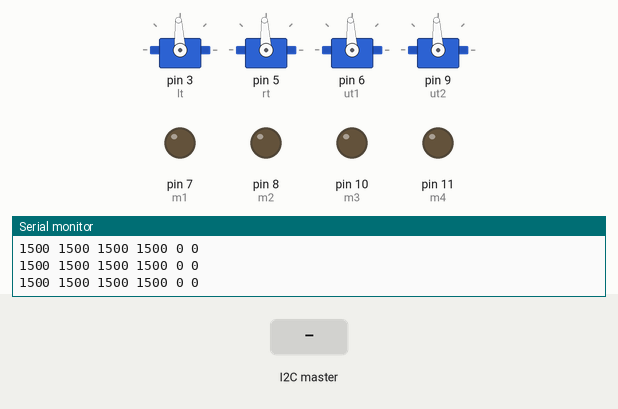
Bench run of a sketch on a simulated Arduino Uno, built with avr-gcc and run on an emulated ATmega328P. On the bench: 4 × servo, output pins drawn as LEDs (lit = HIGH), the last lines printed to the serial monitor. The test bench sets the inputs (shaded band).

Above: at 8.2 s.
8.3 s: the I2C master sends the byte 1
At 8.7 s:
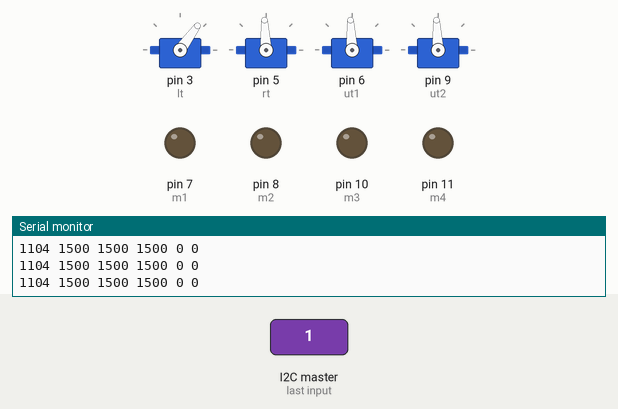
9.8 s: the I2C master sends the byte 200
At 10.1 s:
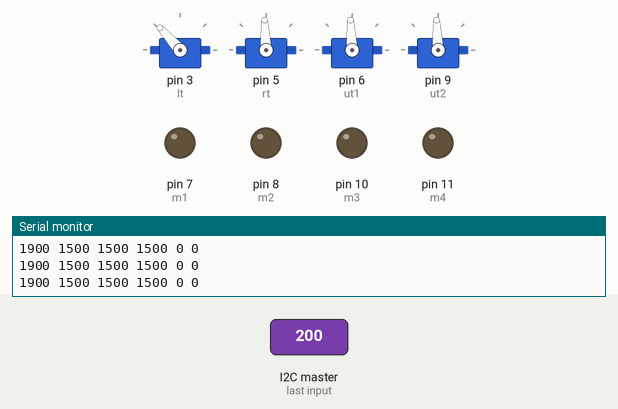
11.3 s: the I2C master sends the byte 0
At 11.8 s:
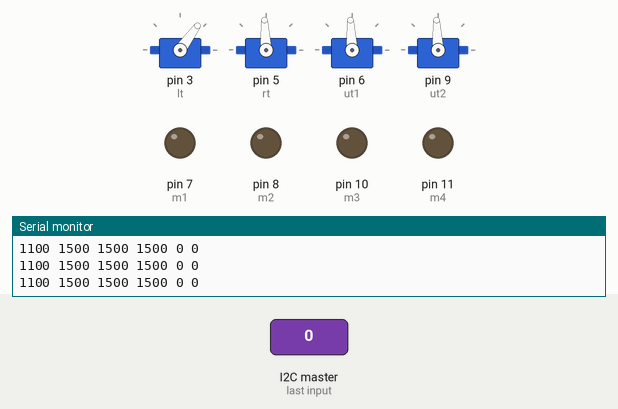
Timing chart, 0 to 14.3 s (numbered marks = the images above; inputs shaded):
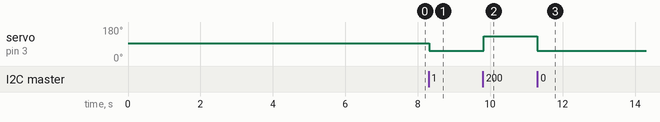

The sketch:

Propulsion_Control_Board.ino
```cpp
 #include <Wire.h>
#include <Servo.h>

Servo lt, rt, ut1, ut2;
int m1 = 7, m2 = 8, m3 = 10, m4 = 11;
int input[4] = {100, 100, 1, 1};
int ltv, rtv, utv1, utv2;
int i = 0;
void setup() {
  // put your setup code here, to run once:
  Wire.begin(2);
  Wire.onReceive(receiveEvent);
  Serial.begin(9600);
  pinMode(m1, OUTPUT);
  pinMode(m2, OUTPUT);
  pinMode(m3, OUTPUT);
  pinMode(m4, OUTPUT);
  lt.attach(3);
  rt.attach(5);
  ut1.attach(6);
  ut2.attach(9);
  lt.writeMicroseconds(1500);
  rt.writeMicroseconds(1500);
  ut1.writeMicroseconds(1500);
  ut2.writeMicroseconds(1500);
  delay(7000);
}
void loop() {
  // put your main code here, to run repeatedly:
  ltv = map(input[0], 0, 200, 1100, 1900);
  rtv = map(input[1], 0, 200, 1900, 1100);
  switch(input[2])
  {
    case 0: utv1 = 1800;
            utv2 = 1200;
            break;
    case 1: utv1 = 1500;
            utv2 = 1500;
            break;
    case 2: utv1 = 1200;
            utv2 = 1800;
            break;
  }
  switch(input[3])
  {
    case 0: digitalWrite(m1, LOW);
            digitalWrite(m2, LOW);
            digitalWrite(m3, HIGH);
            digitalWrite(m4, LOW);
            break;
    case 1: digitalWrite(m1, LOW);
            digitalWrite(m2, LOW);
            digitalWrite(m3, LOW);
            digitalWrite(m4, LOW);
            break;
    case 2: digitalWrite(m1, HIGH);
            digitalWrite(m2, LOW);
            digitalWrite(m3, LOW);
            digitalWrite(m4, LOW);
            break;
  }
  lt.writeMicroseconds(ltv);
  rt.writeMicroseconds(rtv);
  ut1.writeMicroseconds(utv1);
  ut2.writeMicroseconds(utv2);
  Serial.print(ltv);
  Serial.print(" ");
  Serial.print(rtv);
  Serial.print(" ");
  Serial.print(utv1);
  Serial.print(" ");
  Serial.print(utv2);
  Serial.print(" ");
  Serial.print(digitalRead(m1));
  Serial.print(" ");
  Serial.println(digitalRead(m3));


}
void receiveEvent(int howmany){
 for(i =0; i < howmany; i++)
 {
  input[i] = Wire.read();
 }
}
```

Measured:
- after the input at 8.3 s, servo on pin 3 (lt): 93° → 54° at once
- after the input at 9.8 s, servo on pin 3 (lt): 54° → 132° at once
- after the input at 11.3 s, servo on pin 3 (lt): 132° → 54° at once
